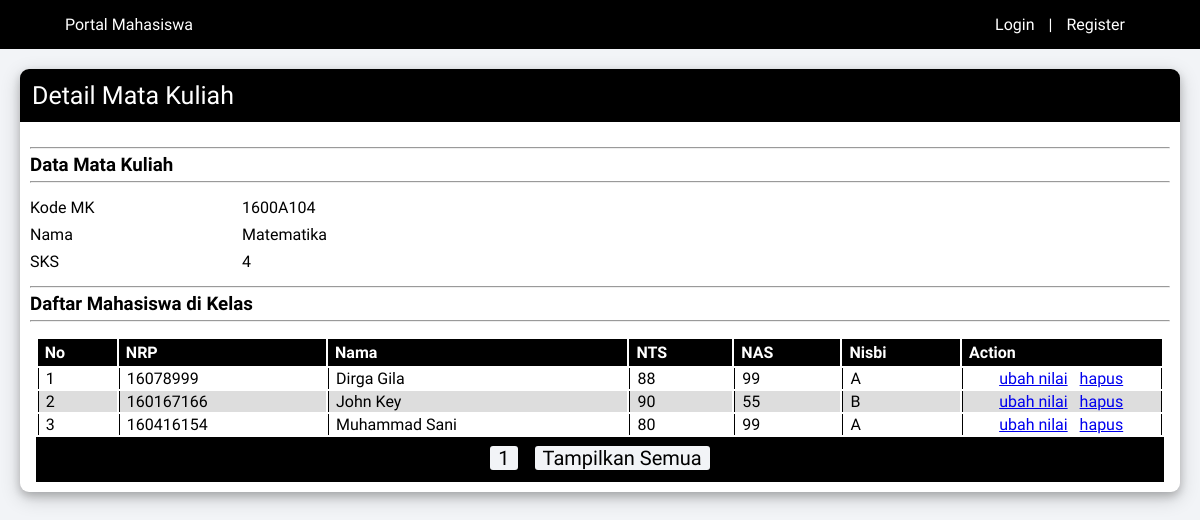
Screenshot of /index.php?page=detail_mata_kuliah&kode_mk=1600A104&nama=Matematika&sks=4 with the database file from the repository.
### tables this page shows
CREATE TABLE `mata_kuliah_has_mahasiswa` (
  `mata_kuliah_kode_mk` varchar(255) NOT NULL,
  `mahasiswa_nrp` int(11) NOT NULL,
  `nts` int(11) NOT NULL,
  `nas` int(11) NOT NULL,
  `nisbi` varchar(255) NOT NULL
);

CREATE TABLE `mahasiswa` (
  `nrp` int(11) NOT NULL,
  `nama` varchar(255) DEFAULT NULL,
  `alamat` varchar(255) DEFAULT NULL,
  `tanggal_lahir` date DEFAULT NULL,
  `kota_tinggal` varchar(255) DEFAULT NULL,
  `kota_lahir` varchar(255) DEFAULT NULL,
  `phone` varchar(255) DEFAULT NULL,
  `status` varchar(255) DEFAULT NULL,
  `total_sks` int(11) DEFAULT NULL,
  `ipk` double DEFAULT NULL,
  `id_user` int(11) NOT NULL
);

### detail_mata_kuliah.php (the view, shortened to what this page needs)
<?php
    extract($_GET);
?>
<div id="content-show">
    <div class="content-show-header">
        <p>Detail Mata Kuliah</p>
    </div>
    <div class="content-show-data">
        <div class="info-header">
            <hr>
            <h3>Data Mata Kuliah</h3>
            <hr>
        </div>
        <div class="group-info">
            <p>Kode MK</p><p><?php echo $kode_mk; ?></p>
        </div>
        <div class="group-info">
            <p>Nama</p><p><?php echo $nama; ?></p>
        </div>
        <div class="group-info">
            <p>SKS</p><p><?php echo $sks; ?></p>
        </div>
        <div class="info-header">
            <hr>
            <h3>Daftar Mahasiswa di Kelas</h3>
            <hr>
        </div>
        <div class="info-table">
            <table>
                <tr>
                    <th>No</th>
                    <th>NRP</th>
                    <th>Nama</th>
                    <th>NTS</th>
                    <th>NAS</th>
                    <th>Nisbi</th>
                    <th>Action</th>
                </tr>
                <?php
                    $halaman = 10;
                    $page = isset($_GET['halaman']) ? $_GET['halaman'] : 1;
                    $mulai = ($page > 1) ? ($page * $halaman) - $halaman : 0;
                    if ($page == "all") {
                        $result = $conn->query("SELECT mata_kuliah_kode_mk, mahasiswa_nrp, nama, nts, nas, nisbi FROM mata_kuliah_has_mahasiswa mm INNER JOIN mahasiswa m ON mm.mahasiswa_nrp=m.nrp WHERE mm.mata_kuliah_kode_mk='$kode_mk'");
                    } else  {
                        $result = $conn->query("SELECT mata_kuliah_kode_mk, mahasiswa_nrp, nama, nts, nas, nisbi FROM mata_kuliah_has_mahasiswa mm INNER JOIN mahasiswa m ON mm.mahasiswa_nrp=m.nrp WHERE mm.mata_kuliah_kode_mk='$kode_mk' LIMIT $mulai, $halaman");
                    }
                    $result_total_mk = $conn->query("SELECT * FROM mata_kuliah_has_mahasiswa WHERE mata_kuliah_kode_mk='$kode_mk'");
                    $total = $result_total_mk->num_rows;
                    $pages = ceil($total/$halaman);
                    $i = 0;
                    while($row=$result->fetch_assoc()){
                        $i += 1;
                        echo "<tr>
                                <td>$i</td>
                                <td>$row[mahasiswa_nrp]</td>
                                <td>$row[nama]</td>
                                <td>$row[nts]</td>
                                <td>$row[nas]</td>
                                <td>$row[nisbi]</td>
                                <td class='last-cell'>
                                    <a href='index.php?page=ubah_nilai_kelas&kode_mk=$row[mata_kuliah_kode_mk]&nrp=$row[mahasiswa_nrp]&nts=$row[nts]&nas=$row[nas]&halaman=mata_kuliah'>ubah nilai</a>
                                    <a href='index.php?page=hapus_kelas&kode_mk=$row[mata_kuliah_kode_mk]&nrp=$row[mahasiswa_nrp]&halaman=mata_kuliah'>hapus</a>
                                </td>
                            </tr>
                            ";
                    }
                ?>
            </table>
            <div class="pagination-bottom">
                <?php
                    for ($i=1; $i<=$pages; $i++){
                        echo "<a href='index.php?page=detail_mata_kuliah&kode_mk=$kode_mk&nama=$nama&sks=$sks&halaman=$i'>$i</a>";
                    }
                    echo "<a href='index.php?page=detail_mata_kuliah&kode_mk=$kode_mk&nama=$nama&sks=$sks&halaman=all'>Tampilkan Semua</a>";
                 ?>
            </div>
        </div>
    </div>
</div>

### style/style.css (style rules this page uses)
* { margin: 0px; font-family: 'Rokkitt', serif; }
body { background-color: #f2f4f7; height: 100%; }
div#content-list, div#content-show { background-color: #FFF; border-radius: 9px; margin: 20px; box-shadow: 0 4px 8px 0 rgba(0, 0, 0, 0.2), 0 6px 20px 0 rgba(0, 0, 0, 0.19); }
div.content-form-header, div.content-list-header, div.content-show-header { background-color: #000; padding: 12px; border-radius: 9px 9px 0px 0px; }
div.content-form-header p, div.content-list-header p, div.content-show-header p { color: #FFF; font-size: 25px; }
.content-list-table, .content-show-data { padding: 10px; }
.content-list-table table, .info-table table { margin-top: 10px; width: 100%; text-align: left; }
.content-list-table th, .info-table th { background-color: #000; color: white; padding: 5px; padding: 4px 7px 4px; }
.content-list-table td, .info-table td { border-left: 1.5px solid black; padding-left: 7px; }
.content-list-table tr:nth-child(odd), .info-table tr:nth-child(odd) { background-color: #dddddd; }
.content-list-table td.last-cell, .info-table td.last-cell { border-right: 1.5px solid black; width: 18%; text-align: center; }
.content-list-table td.last-cell a, .info-table a { margin-right: 8px; }
.content-show-data .group-info { margin-bottom: 8px; }
.content-show-data .group-info p:nth-child(1) { display: inline-block; width: 200px; margin-right: 12px; }
.content-show-data .group-info p:nth-child(2) { display: inline; }
.info-header h3 { padding: 5px 0px; }
.info-header { margin: 15px 0px; }
.info-table table { width: 99%; margin: 0 auto; }
div.pagination-bottom { width: 97.8%; padding: 0 7px; margin: 0px auto; background-color: #000; text-align: center; height: 45px; }
div.pagination-bottom a { text-decoration: none; font-size: 20px; color: #000; display: inline-block; margin: 8.5px; padding: 0px 8px; background-color: #f2f4f7; border-radius: 3px; }

### rows the page displays
mata_kuliah_has_mahasiswa: mahasiswa_nrp "16078999", mahasiswa_nrp.nama "Dirga Gila", nts "88", nas "99", nisbi "A"
mata_kuliah_has_mahasiswa: mahasiswa_nrp "160167166", mahasiswa_nrp.nama "John Key", nts "90", nas "55", nisbi "B"
mata_kuliah_has_mahasiswa: mahasiswa_nrp "160416154", mahasiswa_nrp.nama "Muhammad Sani", nts "80", nas "99", nisbi "A"

### other values shown
$kode_mk "1600A104"
$nama "Matematika"
$sks "4"
